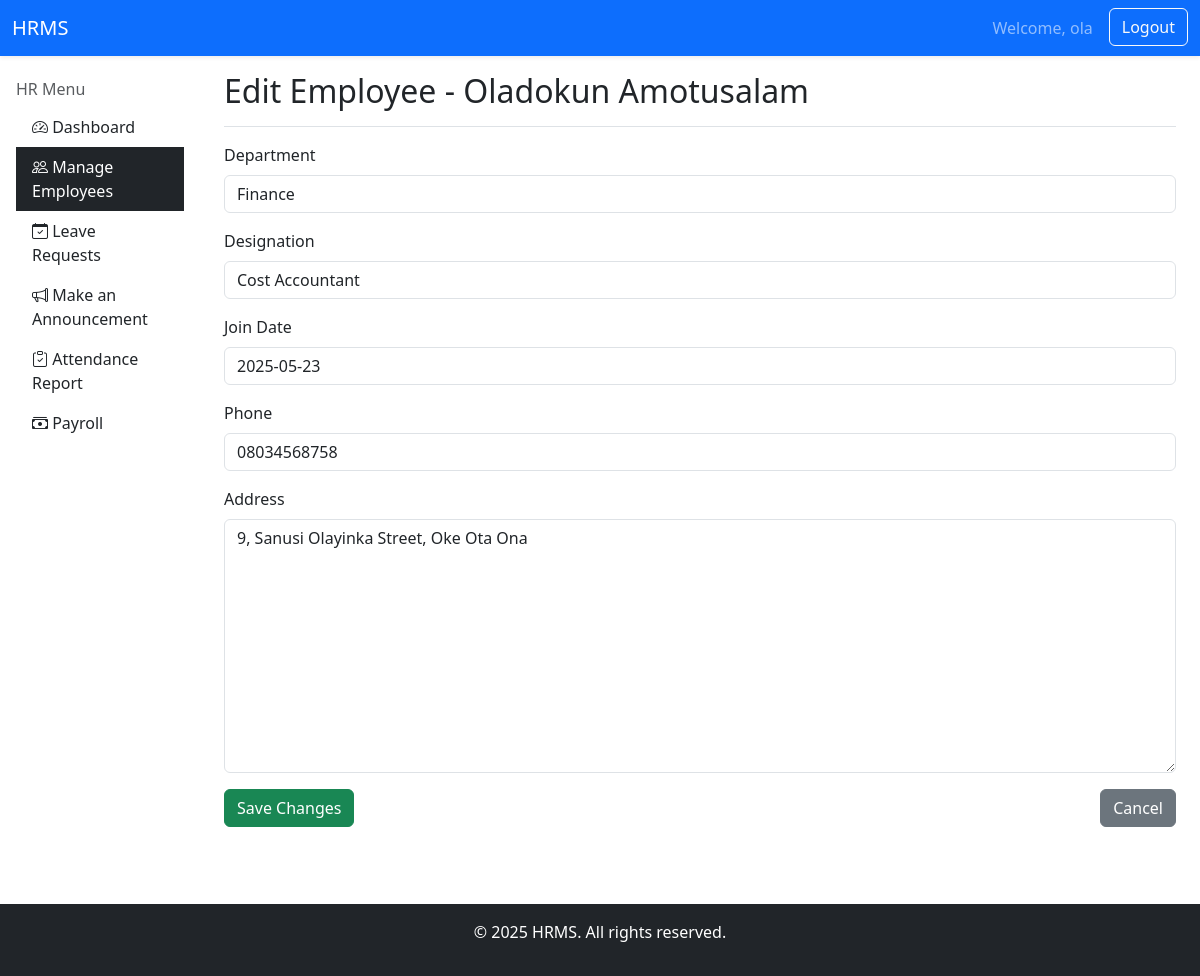
The app's page /employees/4/edit/ (signed in) with its own data.
### core/models.py (models this page shows, shortened)
class Employee(models.Model):
    user = models.OneToOneField(User, on_delete=models.CASCADE, related_name='employee')
    department = models.CharField(max_length=100)
    designation = models.CharField(max_length=100)
    join_date = models.DateField()
    phone = models.CharField(max_length=15)
    address = models.TextField()
    is_hr = models.BooleanField(default=False)

### core/views.py (the view)
# urls.py: path('employees/<int:employee_id>/edit/', views.edit_employee, name='edit_employee'),  #  Add this
@login_required
def edit_employee(request, employee_id):
    employee = get_object_or_404(Employee, id=employee_id)
    if request.method == 'POST':
        form = EmployeeForm(request.POST, instance=employee)
        if form.is_valid():
            form.save()
            return redirect('employee_list')
    else:
        form = EmployeeForm(instance=employee)
    return render(request, 'core/edit_employee.html', {'form': form, 'employee': employee})

### core/forms.py
class EmployeeForm(forms.ModelForm):
    class Meta:
        model = Employee
        fields = ['department', 'designation', 'join_date', 'phone', 'address']

### templates/core/edit_employee.html (shortened to what this page needs)
{% extends "core/base.html" %}
{% load widget_tweaks %}
{% block brand_link %}
<a class="navbar-brand" href="{% url 'hr_dashboard' %}">HRMS</a>
{% endblock %}
{% block content %}
{% include "core/sidebar.html" %}
  <main class="col-md-9 ms-sm-auto col-lg-10 px-md-4 mt-3">
      <div class="d-flex justify-content-between flex-wrap flex-md-nowrap align-items-center pb-2 mb-3 border-bottom">
        <h2>Edit Employee - {{ employee.user.get_full_name }}</h2>
      </div>
      <form method="post">
    <div class="mb-3">
      <label for="id_department" class="form-label">Department</label>
      {{ form.department|add_class:"form-control" }}
    </div>
    <div class="mb-3">
      <label for="id_designation" class="form-label">Designation</label>
      {{ form.designation|add_class:"form-control" }}
    </div>
    <div class="mb-3">
      <label for="id_join_date" class="form-label">Join Date</label>
      {{ form.join_date|add_class:"form-control" }}
    </div>
    <div class="mb-3">
      <label for="id_phone" class="form-label">Phone</label>
      {{ form.phone|add_class:"form-control" }}
    </div>
    <div class="mb-3">
      <label for="id_address" class="form-label">Address</label>
      {{ form.address|add_class:"form-control" }}
    </div>
    <div class="d-flex justify-content-between">
      <button type="submit" class="btn btn-success">Save Changes</button>
      <a href="{% url 'employee_list' %}" class="btn btn-secondary">Cancel</a>
    </div>
  </form>
  </main>
{% endblock %}

### templates/core/base.html (shortened to what this page needs)
<!doctype html>
<html lang="en">
  <head>
    <link rel="stylesheet" href="https://cdnjs.cloudflare.com/ajax/libs/font-awesome/6.5.0/css/all.min.css">
    <link href="https://cdn.jsdelivr.net/npm/bootstrap@5.3.6/dist/css/bootstrap.min.css" rel="stylesheet">
    <link href="https://cdn.jsdelivr.net/npm/bootstrap@5.3.0/dist/css/bootstrap.min.css" rel="stylesheet">
    <link href="https://cdn.jsdelivr.net/npm/bootstrap-icons@1.10.5/font/bootstrap-icons.css" rel="stylesheet">
  </head>
  <body>
    {% block nav %}
      <nav class="navbar navbar-expand-lg navbar-dark bg-primary shadow-sm">
        <div class="container-fluid">
        {% block brand_link %}{% endblock %}
        <div class="collapse navbar-collapse justify-content-end" id="navbarContent">
        <ul class="navbar-nav mb-2 mb-lg-0">
          {% if user.is_authenticated %}
            <li class="nav-item">
              <a class="nav-link" href="#">Welcome, {{ user.username }}</a>
            </li>
            <li class="nav-item">
              <form method="post" action="{% url 'logout' %}" class="d-inline">
                <button type="submit" class="btn btn-outline-light ms-2">Logout</button>
              </form>
            </li>
          {% endif %}
      </ul>
    </div>
  </div>
</nav>
{% endblock %}
  <div class="container-fluid">
    <div class="row">
      {% block content %}
      {% endblock %}
    </div>
  </div>
  <footer class="mt-5 text-center text-white bg-dark py-3">
    <p>&copy; 2025 HRMS. All rights reserved.</p>
  </footer>
  </body>
</html>

### records on screen
Employee: user.get_full_name "Oladokun Amotusalam", department "Finance", designation "Cost Accountant", join_date "2025-05-23", phone "08034568758", address "9, Sanusi Olayinka Street, Oke Ota Ona"

### other values on screen
{{ user.username }} "ola"
